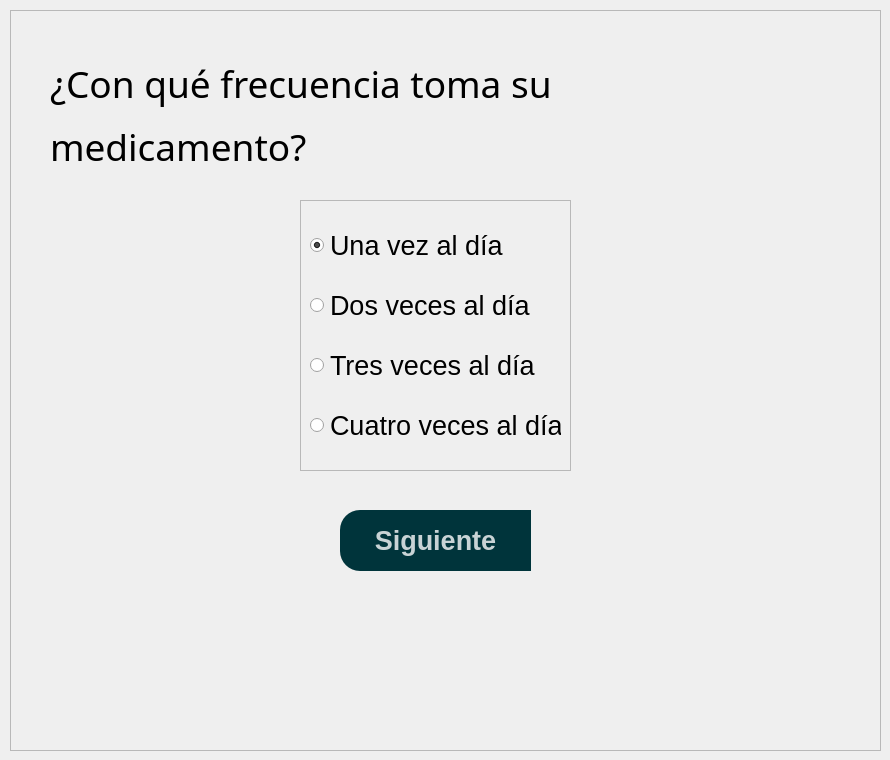
               <widget class="QWidget" name="pageFrecuencia">
                <widget class="QFrame" name="frame_7">
                 <property name="geometry">
                  <rect>
                   <x>10</x>
                   <y>10</y>
                   <width>871</width>
                   <height>741</height>
                  </rect>
                 </property>
                 <property name="styleSheet">
                  <string notr="true">QPushButton{
	background-color:rgba(0, 52, 59, 1);
	color:rgba(255,255,255,200);
	border-top-left-radius: 20px;
	border-bottom-left-radius: 20px
}
QPushButton:pressed{
	padding-left:5px;
	padding-top:5px;
	background-color:rgba(0, 119, 123, 1);
	background-position:calc(100% - 10px)center;
	border-top-left-radius: 20px;
	border-bottom-left-radius: 20px
}
QPushButton:hover{
	background-color:rgba(0, 174, 173, 1);
	border-top-left-radius: 20px;
	border-bottom-left-radius: 20px
}
</string>
                 </property>
                 <property name="frameShape">
                  <enum>QFrame::StyledPanel</enum>
                 </property>
                 <property name="frameShadow">
                  <enum>QFrame::Raised</enum>
                 </property>
                 <widget class="QLabel" name="label_10">
                  <property name="enabled">
                   <bool>true</bool>
                  </property>
                  <property name="geometry">
                   <rect>
                    <x>40</x>
                    <y>40</y>
                    <width>741</width>
                    <height>131</height>
                   </rect>
                  </property>
                  <property name="minimumSize">
                   <size>
                    <width>301</width>
                    <height>0</height>
                   </size>
                  </property>
                  <property name="font">
                   <font>
                    <family>Arial Black</family>
                    <pointsize>12</pointsize>
                    <weight>10</weight>
                    <italic>false</italic>
                    <bold>false</bold>
                   </font>
                  </property>
                  <property name="text">
                   <string>&lt;html&gt;&lt;head/&gt;&lt;body&gt;&lt;p&gt;&lt;span style=&quot; font-size:28pt;&quot;&gt;¿Con qué frecuencia toma su &lt;/span&gt;&lt;/p&gt;&lt;p&gt;&lt;span style=&quot; font-size:28pt;&quot;&gt;medicamento?&lt;/span&gt;&lt;/p&gt;&lt;/body&gt;&lt;/html&gt;</string>
                  </property>
                 </widget>
                 <widget class="QPushButton" name="pushButtonNext3">
                  <property name="geometry">
                   <rect>
                    <x>330</x>
                    <y>500</y>
                    <width>191</width>
                    <height>61</height>
                   </rect>
                  </property>
                  <property name="font">
                   <font>
                    <pointsize>20</pointsize>
                    <weight>75</weight>
                    <bold>true</bold>
                   </font>
                  </property>
                  <property name="text">
                   <string>Siguiente</string>
                  </property>
                 </widget>
                 <widget class="QFrame" name="frame_8">
                  <property name="geometry">
                   <rect>
                    <x>290</x>
                    <y>190</y>
                    <width>271</width>
                    <height>271</height>
                   </rect>
                  </property>
                  <property name="frameShape">
                   <enum>QFrame::StyledPanel</enum>
                  </property>
                  <property name="frameShadow">
                   <enum>QFrame::Raised</enum>
                  </property>
                  <layout class="QVBoxLayout" name="verticalLayout_8">
                   <item>
                    <widget class="QRadioButton" name="radioButtonUno">
                     <property name="font">
                      <font>
                       <pointsize>20</pointsize>
                      </font>
                     </property>
                     <property name="text">
                      <string>Una vez al día</string>
                     </property>
                     <property name="checked">
                      <bool>true</bool>
                     </property>
                    </widget>
                   </item>
                   <item>
                    <widget class="QRadioButton" name="radioButtonDos">
                     <property name="font">
                      <font>
                       <pointsize>20</pointsize>
                      </font>
                     </property>
                     <property name="text">
                      <string>Dos veces al día</string>
                     </property>
                     <property name="checked">
                      <bool>false</bool>
                     </property>
                    </widget>
                   </item>
                   <item>
                    <widget class="QRadioButton" name="radioButtonTres">
                     <property name="font">
                      <font>
                       <pointsize>20</pointsize>
                      </font>
                     </property>
                     <property name="text">
                      <string>Tres veces al día</string>
                     </property>
                    </widget>
                   </item>
                   <item>
                    <widget class="QRadioButton" name="radioButtonCuatro">
                     <property name="font">
                      <font>
                       <pointsize>20</pointsize>
                      </font>
                     </property>
                     <property name="text">
                      <string>Cuatro veces al día</string>
                     </property>
                    </widget>
                   </item>
                  </layout>
                 </widget>
                </widget>
               </widget>
